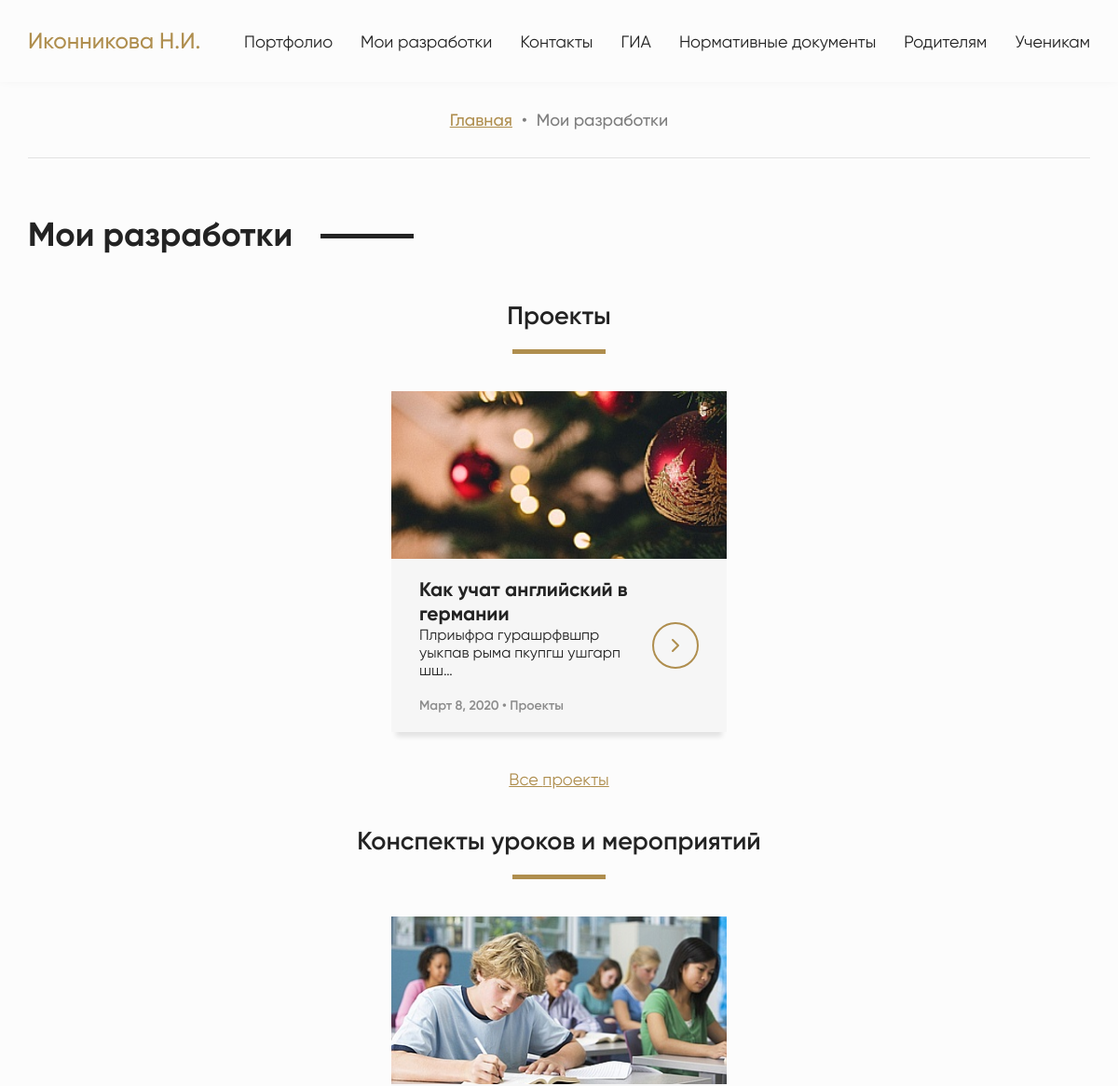
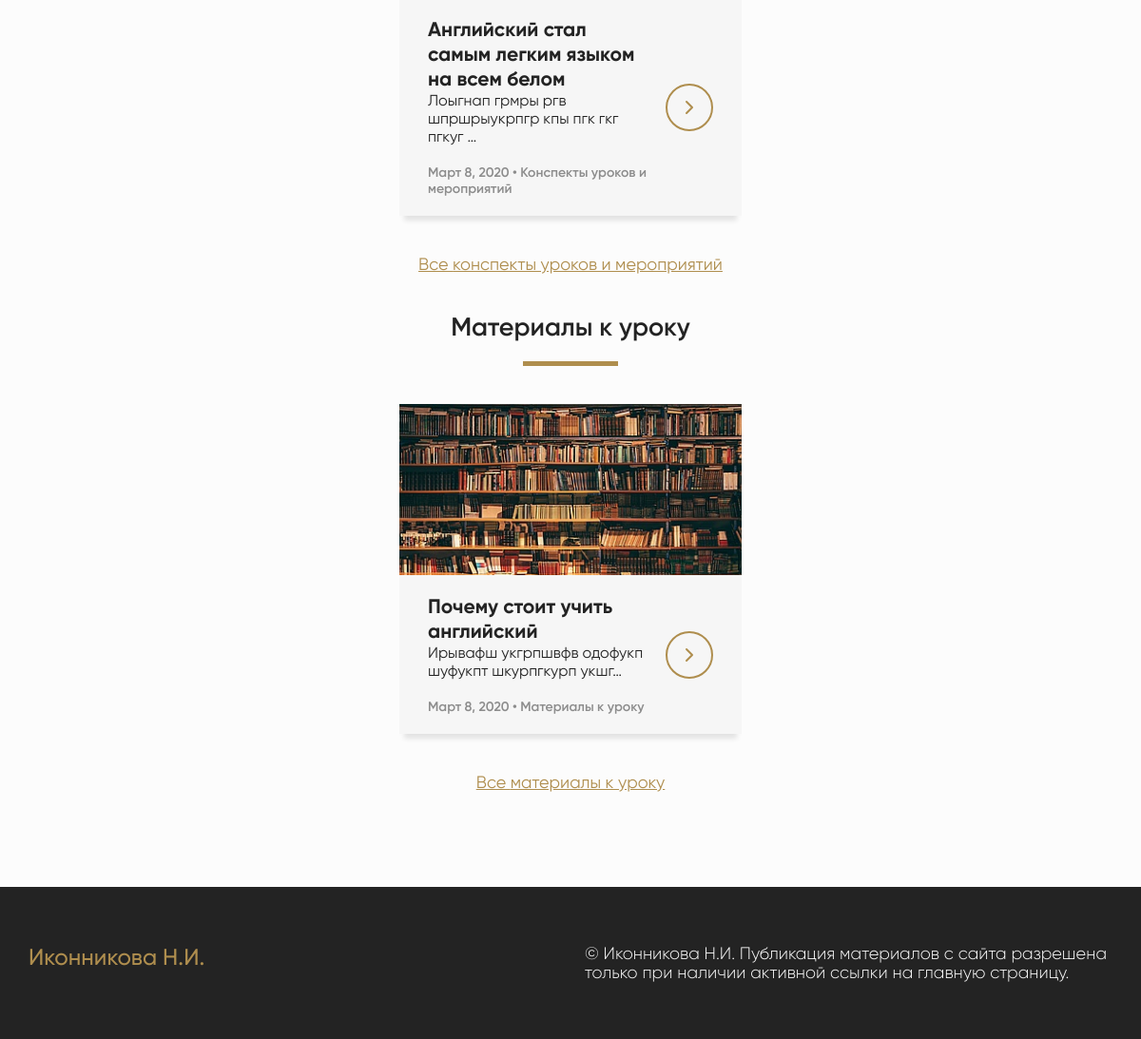
Screenshot of /myDevelopments/ with the database file from the repository (2 pictures, top to bottom).
### devs/models.py (models this page shows, shortened)
class DevelopmentCategory(models.Model):
	Title = models.CharField("Название категории", max_length = 50)
	def __str__(self):
		return self.Title
	class Meta:
		verbose_name = 'Категория'
		verbose_name_plural = 'Категории'

class Development(models.Model):
	Title = models.CharField("Заголовок", max_length = 50)
	Category = models.ForeignKey("DevelopmentCategory", on_delete = models.CASCADE, default = None, blank = True)
	Preview = ThumbnailerImageField("Изображение", default='students.jpg', resize_source = dict(quality=95, size=(370, 370), sharpen=True))
	Text = models.TextField("Текст")
	Pub_date = models.DateField("Дата публикации")
	class Meta:
		verbose_name = 'Разработка'
		verbose_name_plural = 'Разработки'

### devs/views.py (the view)
# urls.py: path('myDevelopments/', include('devs.urls')),
def myDevelopments(request):
	devs = Development.objects.order_by('-Pub_date')
	categories = DevelopmentCategory.objects.all()
	return render(request, 'my-developments.html', locals())

### devs/templates/my-developments.html (shortened to what this page needs)
{% extends 'base.html'%}
{% load static %}
{% block styles %}
	<link rel="stylesheet" href="{% static 'css-min/my-developments.min.css' %}">
{% endblock %}
{% block content %}
	<section class="bread-crumbs">
		<div class="container">
			<ul class="links">
				<li class="bread-link active"><a class="crumbs-link" href="/">Главная</a></li>
				<li class="bullet bread-link">•</li>
				<li class="bread-link">Мои разработки</li>
			</ul>
		</div>
	</section>
	<section class="my-devs">
		<div class="container">
			<h2 class="my-devs-headline"><span class="text">Мои разработки</span></h2>
			{% for category in categories %}
				<div class="devs-category">
					<h3 class="category-headline"><span class="text">{{ category.Title }}</span></h3>
					<ul class="my-devs-list">
						{% for dev in devs %}
							{% if dev.Category.id == category.id %}
								<li class="dev">
									<div class="top-part" style="background-image: url('{{ dev.Preview.url }}') "></div>
									<div class="bottom-part">
										<div class="left-part">
											<h3 class="dev-headline">{{ dev.Title }}</h3>
											<p class="text-preview">{{ dev.Text|truncatechars:50 }}</p>
											<h4 class="date-and-category">{{ dev.Pub_date }} &#8226; {{ dev.Category }}</h4>
										</div>
										<div class="right-part">
											<a href="{% url 'development' dev.id %}" class="to-article">
												<div class="learn-more-button">
													<svg xmlns="http://www.w3.org/2000/svg" width="24" height="24" viewBox="0 0 24 24" fill="none" stroke="currentColor" stroke-width="2" stroke-linecap="round" stroke-linejoin="round" class="feather feather-chevron-right"><polyline points="9 18 15 12 9 6"></polyline></svg>
												</div>
											</a>
										</div>
									</div>
								</li>
							{% endif %}
						{% endfor %}
					</ul>
					<div class="all-devs">
						<span class="all-devs-btn">Все {{ category.Title|lower }}</span>
					</div>
				</div>
			{% endfor %}
		</div>
	</section>
{% endblock %}

### rows the page displays
DevelopmentCategory: Title "Проекты", Title "проекты"
Development: Preview (picture), Title "Как учат английский в германии", Text "Плриыфра гурашрфвшпр уыкпав рыма пкупгш ушгарп шш…", Pub_date "Март 8, 2020", Category "Проекты"
DevelopmentCategory: Title "Конспекты уроков и мероприятий", Title "конспекты уроков и мероприятий"
Development: Preview (picture), Title "Английский стал самым легким языком на всем белом", Text "Лоыгнап грмры ргв шпршрыукрпгр кпы пгк гкг пгкуг …", Pub_date "Март 8, 2020", Category "Конспекты уроков и мероприятий"
DevelopmentCategory: Title "Материалы к уроку", Title "материалы к уроку"
Development: Preview (picture), Title "Почему стоит учить английский", Text "Ирывафш укгрпшвфв одофукп шуфукпт шкурпгкурп укшг…", Pub_date "Март 8, 2020", Category "Материалы к уроку"
